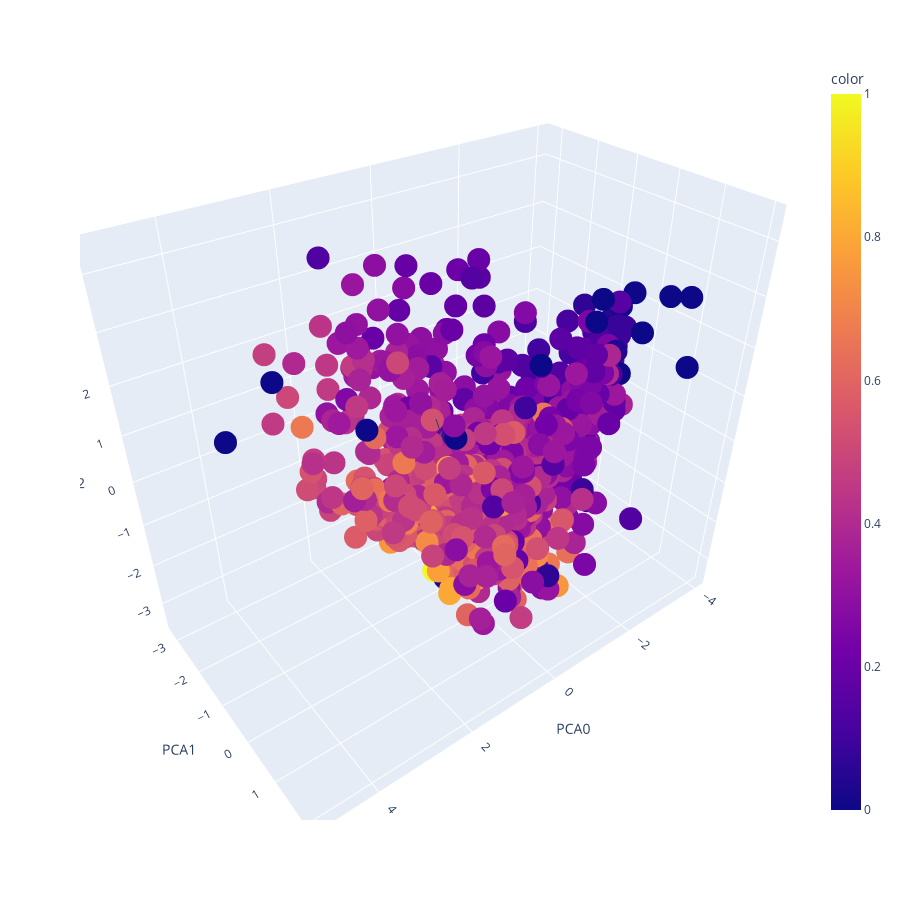

Notebook source saved alongside this figure:
### Code cell
# Représentation dynamique des composantes
#components = pca.fit_transform(sc_dpe)
var = pca.explained_variance_ratio_.sum() # variance expliquée
# Plot de la figure
fig = px.scatter_3d(data_frame=result[['PCA0','PCA1','PCA2']], x = 'PCA0', y='PCA1', z='PCA2',
                   color=result['energivore'],width=900,height=900)
fig.add_annotation()
fig.show()

### Figure 1 — Plotly figure (JSON) as saved in the notebook; plotly's stock layout.template omitted (floating-point values rounded to 4 significant figures; data arrays with more than 128 entries replaced by an {"elided": "..."} marker saying what was removed)
{"data": [{"hovertemplate": "PCA0=%{x}<br>PCA1=%{y}<br>PCA2=%{z}<br>color=%{marker.color}<extra></extra>", "legendgroup": "", "marker": {"color": {"elided": "1002 float values"}, "coloraxis": "coloraxis", "symbol": "circle"}, "mode": "markers", "name": "", "scene": "scene", "showlegend": false, "type": "scatter3d", "x": {"elided": "1002 float values"}, "y": {"elided": "1002 float values"}, "z": {"elided": "1002 float values"}}], "layout": {"annotations": [{}], "coloraxis": {"colorbar": {"title": {"text": "color"}}, "colorscale": [[0, "#0d0887"], [0.1111, "#46039f"], [0.2222, "#7201a8"], [0.3333, "#9c179e"], [0.4444, "#bd3786"], [0.5556, "#d8576b"], [0.6667, "#ed7953"], [0.7778, "#fb9f3a"], [0.8889, "#fdca26"], [1, "#f0f921"]]}, "height": 900, "legend": {"tracegroupgap": 0}, "margin": {"t": 60}, "scene": {"aspectmode": "auto", "aspectratio": {"x": 1.249, "y": 0.7372, "z": 1.086}, "camera": {"center": {"x": 0, "y": 0, "z": 0}, "eye": {"x": 1.072, "y": 1.412, "z": 1.243}, "projection": {"type": "perspective"}, "up": {"x": 0, "y": 0, "z": 1}}, "domain": {"x": [0, 1], "y": [0, 1]}, "xaxis": {"title": {"text": "PCA0"}, "type": "linear"}, "yaxis": {"title": {"text": "PCA1"}, "type": "linear"}, "zaxis": {"title": {"text": "PCA2"}, "type": "linear"}}, "width": 900}}
